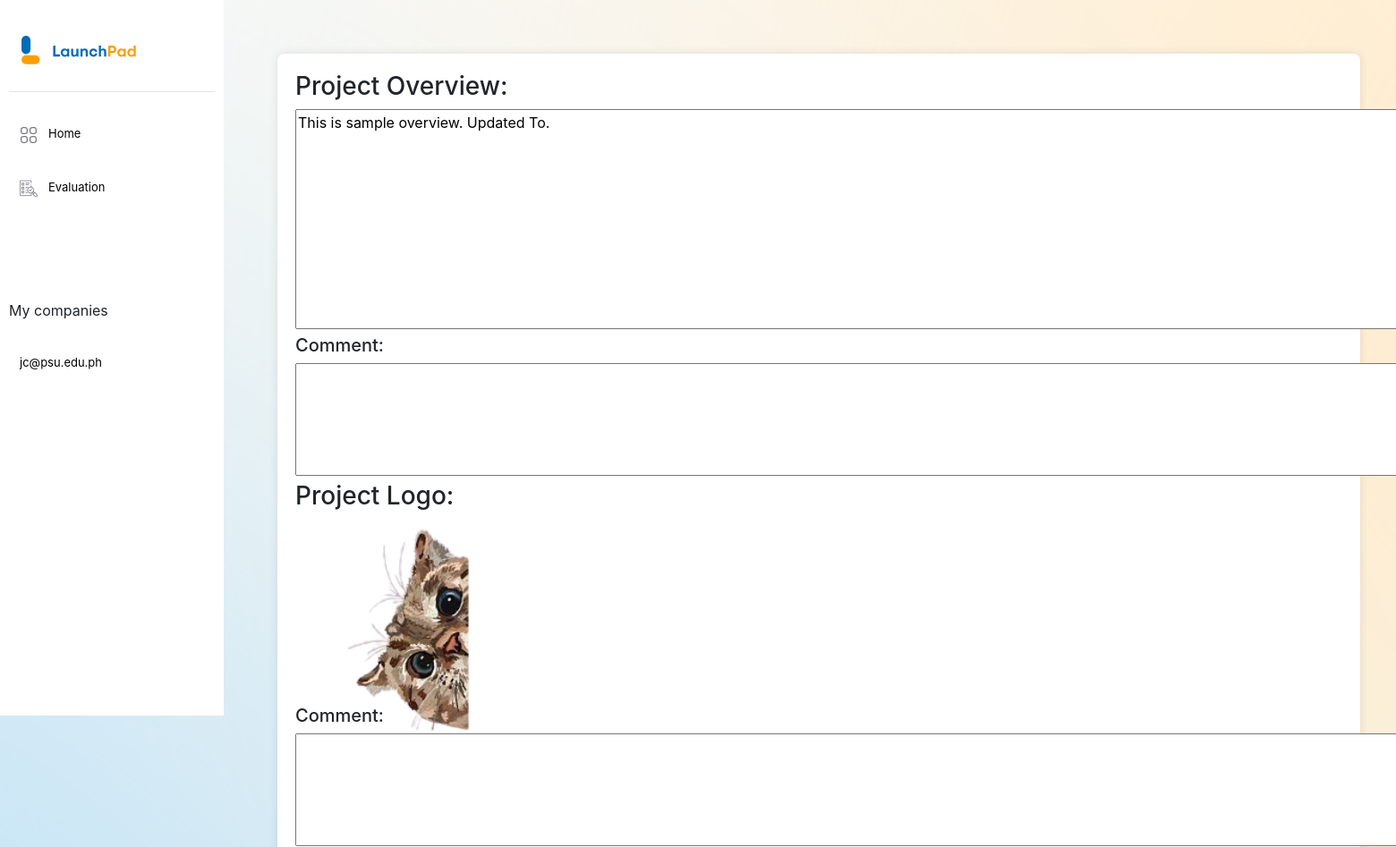
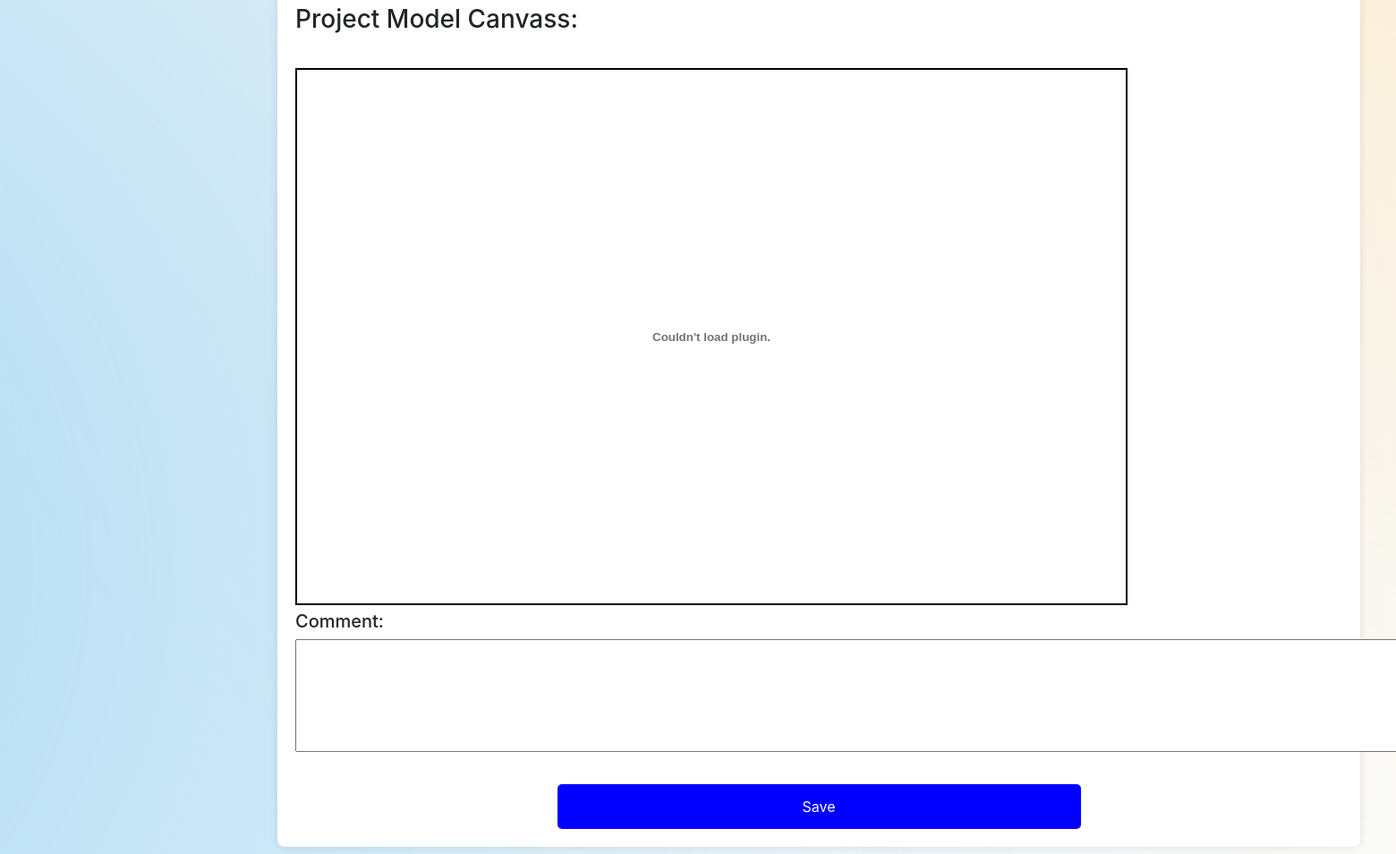
Page /view_ideation.php?ideation_id=6 (signed in) on the committed database (2 pictures, top to bottom).
### tables this page shows
CREATE TABLE `ideation_phase` (
  `IdeationID` int(11) NOT NULL,
  `Project_ID` int(11) NOT NULL,
  `Project_logo` varchar(255) NOT NULL,
  `Project_Overview` text NOT NULL,
  `Project_Modelcanvas` varchar(255) NOT NULL,
  `Submission_date` datetime NOT NULL
);

### view_ideation.php (the view, shortened to what this page needs)
<?php
    require "config.php";
    $instructorEmail = $_SESSION["email"];
    if (isset($_GET['ideation_id'])) {
        $ideation_id = $_GET['ideation_id'];
    }
?>
<!DOCTYPE html>
<html lang="en" dir="ltr">
<head>
    <link rel="stylesheet" href="css/navbar.css">
    <link rel="stylesheet" href="https://maxcdn.bootstrapcdn.com/bootstrap/4.5.2/css/bootstrap.min.css">
</head>
<body>
    <aside class="sidebar">
        <header class="sidebar-header">
            <img src="\launchpad\images\logo-text.svg" class="logo-img">
        </header>
        <hr>
        <nav>
            <a href="teacher-dashboard.php" class="<?php echo (basename($_SERVER['PHP_SELF']) == 'teacher-dashboard.php') ? 'active' : ''; ?>">
                <button>
                    <span>
                        <i><img src="\launchpad\images\home-icon.png" alt="home-logo" class="logo-ic"></i>
                        <span>Home</span>
                    </span>
                </button>
            </a>
            <a href="evaluation.php" class="<?php echo (basename($_SERVER['PHP_SELF']) == 'evaluation.php') ? 'active' : ''; ?>">
                <button>
                    <span>
                        <i><img src="\launchpad\images\evaluation-img.png" alt="evaluation-logo" class="logo-ic"></i>
                        <span>Evaluation</span>
                    </span>
                </button>
            </a>
            <br><br><br><br>
            <p>My companies</p>
            <a href="">
                <button>
                    <span>
                        <?php
                        echo $instructorEmail;
                        ?>
                    </span>
                </button>
            </a>
        </nav>
    </aside>
    <?php
        $query = "SELECT ideation_phase.Project_logo, ideation_phase.Project_Overview, ideation_phase.Project_Modelcanvas FROM ideation_phase WHERE ideation_phase.IdeationID=$ideation_id";
        $result = mysqli_query($conn, $query);
        if ($result->num_rows > 0) {
            while ($row = $result->fetch_assoc()) {
                $logo = $row['Project_logo'];
                $overview = $row['Project_Overview'];
                $canvas = $row['Project_Modelcanvas'];
            }
        }
    ?>
    <div class="content">
        <div class="project-container">
            <div class="content-project">
                <form action="" method="post">
                <h3>Project Overview: </h3>
                <textarea cols="130" rows="10" readonly><?php echo $overview ?></textarea>
                <div class="comment-overview">
                    <h5>Comment: </h5>
                    <textarea name="commentOverview" id="commentOverview" cols="130" rows="5"></textarea>
                </div>
                <div class="project-logo">
                    <h3>Project Logo: </h3>
                    <img src="<?php echo $logo ?>" alt="Project-logo">
                </div>
                <div class="comment-logo">
                    <h5>Comment: </h5>
                    <textarea name="commentLogo" id="commentLogo" cols="130" rows="5"></textarea>
                </div>
                <h3>Project Model Canvass: </h3>
                <embed type="application/pdf" src="<?php echo $canvas; ?>" width="930" height="600">
                <div class="comment-canvas">
                    <h5>Comment: </h5>
                    <textarea name="commentCanvas" id="commentCanvas" cols="130" rows="5"></textarea>
                </div>
                <button name="btnCommentIdeation" class="btnCommentIdeation">Save</button>
                </form>
            </div>
        </div>
    </div>
</body>
</html>

### css/navbar.css (style rules this page uses)
* { box-sizing: border-box; }
:root { --pblue-color: #006BB9; --pyellow-color: #FF9D00; --bhov-color: #093a5d; }
html, body { height: 100%; margin: 0; }
body { margin: 0; background: url("/launchpad/images/background-light.svg"); background-attachment: fixed; background-position: center; background-repeat: no-repeat; background-size: cover; color: #262626; font-family: 'Montserrat', sans-serif; }
.sidebar { position: fixed; top: 0; left: 0; width: 250px; height: 100vh; padding: 40px 10px 30px 10px; background: #fff; overflow-y: auto; }
.content { margin-top: 20px; margin-left: 270px; padding: 20px; }
.sidebar-header { width: 100%; margin-bottom: 30px; }
.logo-img { margin-left: 14px; height: 32px; }
.sidebar button { height: 60px; width: 230px; background: transparent; border: 0; padding: 0; font-family: inherit; cursor: pointer; }
.sidebar button > span { display: flex; align-items: center; gap: 12px; height: 48px; padding: 0 12px; border-radius: 24px; line-height: 1; }
.sidebar button > span > span { transition: 0.3s; }
.sidebar button i { position: relative; font-size: 28px; transition: 0.2s; }
.sidebar button img { width: 20px; height: 20px; transition: 0.2s; }
.sidebar button span { font-size: 13px; }
.sidebar > nav { flex: 1 1 auto; display: flex; flex-direction: column }

### view_ideation.php (style rules this page uses)
.project-container { background-color: white; box-shadow: 0 0 10px rgba(0, 0, 0, 0.1); padding: 20px; border-radius: 8px; margin: 20px; height: auto; }
.project-logo { width: 250px; height: 250px; }
.project-logo img { width: 100%; height: 100%; object-fit: cover; border-radius: 8px; }
embed { border: 2px solid black; margin-top: 30px; }
.btnCommentIdeation { background-color: blue; border-radius: 5px; border: none; color: white; height: 50px; width: 50%; display: block; margin: 0 auto; margin-top: 30px; }

### rows in the picture
ideation_phase: Project_Overview "This is sample overview. Updated To.", Project_logo (picture)

### other values in the picture
$instructorEmail "jc@psu.edu.ph"
